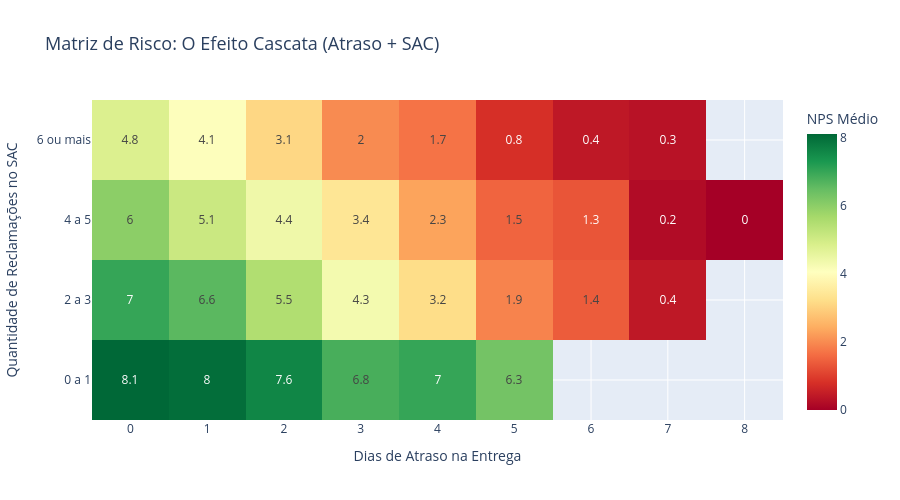

Notebook source saved alongside this figure:
### Markdown cell above
### O Efeito Cascata: Atraso + Reclamações

Agora que sabemos que Atraso e Reclamações são os maiores vilões reais, vamos ver como eles interagem. O que acontece quando a empresa atrasa E o cliente precisa reclamar?

### Code cell
# 1. Criar faixas de reclamações para facilitar a leitura gerencial
df['faixas_reclamacoes'] = pd.cut(
    df['complaints_count'],
    bins=[-1, 1, 3, 5, 20],
    labels=['0 a 1', '2 a 3', '4 a 5', '6 ou mais']
)

# 2. Criar a tabela dinâmica (pivot table) cruzando Atraso vs Reclamações
matriz_cascata = df.pivot_table(
    values='nps_score',
    index='faixas_reclamacoes',
    columns='delivery_delay_days',
    aggfunc='mean'
).round(1)

# Inverter o eixo Y para que o "6 ou mais" (pior cenário) fique no topo
matriz_cascata = matriz_cascata.iloc[::-1]

# 3. Gerar o Heatmap interativo com Plotly
fig = px.imshow(
    matriz_cascata,
    labels=dict(x="Dias de Atraso", y="Reclamações (SAC)", color="NPS Médio"),
    x=matriz_cascata.columns,
    y=matriz_cascata.index,
    color_continuous_scale='RdYlGn', # Red (Ruim), Yellow (Médio), Green (Bom)
    text_auto=True,
    aspect="auto",
    title='Matriz de Risco: O Efeito Cascata (Atraso + SAC)'
)

# Ajustes de layout para ficar com cara de painel executivo
fig.update_layout(
    xaxis_title="Dias de Atraso na Entrega",
    yaxis_title="Quantidade de Reclamações no SAC",
    title_font_size=18,
    width=900,
    height=500
)

fig.show()

### Figure 1 — Plotly figure (JSON) as saved in the notebook; plotly's stock layout.template omitted (floating-point values rounded to 4 significant figures)
{"data": [{"coloraxis": "coloraxis", "hovertemplate": "Dias de Atraso: %{x}<br>Reclamações (SAC): %{y}<br>NPS Médio: %{z}<extra></extra>", "name": "0", "texttemplate": "%{z}", "type": "heatmap", "x": [0, 1, 2, 3, 4, 5, 6, 7, 8], "xaxis": "x", "y": ["6 ou mais", "4 a 5", "2 a 3", "0 a 1"], "yaxis": "y", "z": [[4.8, 4.1, 3.1, 2.0, 1.7, 0.8, 0.4, 0.3, NaN], [6.0, 5.1, 4.4, 3.4, 2.3, 1.5, 1.3, 0.2, 0.0], [7.0, 6.6, 5.5, 4.3, 3.2, 1.9, 1.4, 0.4, NaN], [8.1, 8.0, 7.6, 6.8, 7.0, 6.3, NaN, NaN, NaN]]}], "layout": {"coloraxis": {"colorbar": {"title": {"text": "NPS Médio"}}, "colorscale": [[0, "rgb(165,0,38)"], [0.1, "rgb(215,48,39)"], [0.2, "rgb(244,109,67)"], [0.3, "rgb(253,174,97)"], [0.4, "rgb(254,224,139)"], [0.5, "rgb(255,255,191)"], [0.6, "rgb(217,239,139)"], [0.7, "rgb(166,217,106)"], [0.8, "rgb(102,189,99)"], [0.9, "rgb(26,152,80)"], [1, "rgb(0,104,55)"]]}, "height": 500, "title": {"font": {"size": 18}, "text": "Matriz de Risco: O Efeito Cascata (Atraso + SAC)"}, "width": 900, "xaxis": {"anchor": "y", "domain": [0, 1], "title": {"text": "Dias de Atraso na Entrega"}}, "yaxis": {"anchor": "x", "autorange": "reversed", "domain": [0, 1], "title": {"text": "Quantidade de Reclamações no SAC"}}}}
